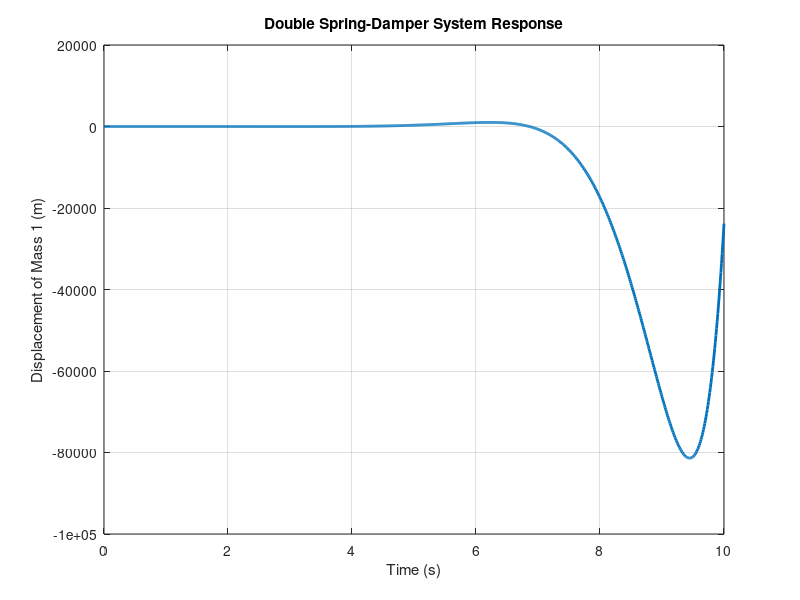

MATLAB code for this plot:
% this will be the double spring damper system , its like the normal spring
% damper system 

clc; clear all; close all;

% Parameters
m1 = 1;      % mass 1 (kg)
m2 = 1.5;    % mass 2 (kg)
k1 = 10;     % spring constant 1 (N/m)
k2 = 12;     % spring constant 2 (N/m)
d1 = 0.5;    % damping coefficient 1 (N·s/m)
d2 = 0.7;    % damping coefficient 2 (N·s/m)

% State-space matrices
A = [0 1 0 0;
    -(k1 + k2)/m1 -(d1 + d2)/m1 -k2/m1 d2/m1;
    0 0 0 1;
    k2/m2 -k2/m2 -d2/m2 -d2/m2];

B = [0; 1/m1; 0; 0];

C = [1 0 0 0];    % output is displacement of mass 1 (x1)
D = 0;

% Create state-space system
sys = ss(A, B, C, D);

% Simulation settings
t = 0:0.01:10;             % time vector
F = ones(size(t));        % constant input force (1 N)
x0 = [0.2; 0; 0; 0];       % initial conditions: x1 = 0.2 rad, others = 0

% Simulate system response
[y, t_out, x] = lsim(sys, F, t, x0);

% Plot displacement of mass 1 (x1) over time
plot(t_out, x(:,1), 'LineWidth', 2);
xlabel('Time (s)');
ylabel('Displacement of Mass 1 (m)');
title('Double Spring-Damper System Response');
grid on;
